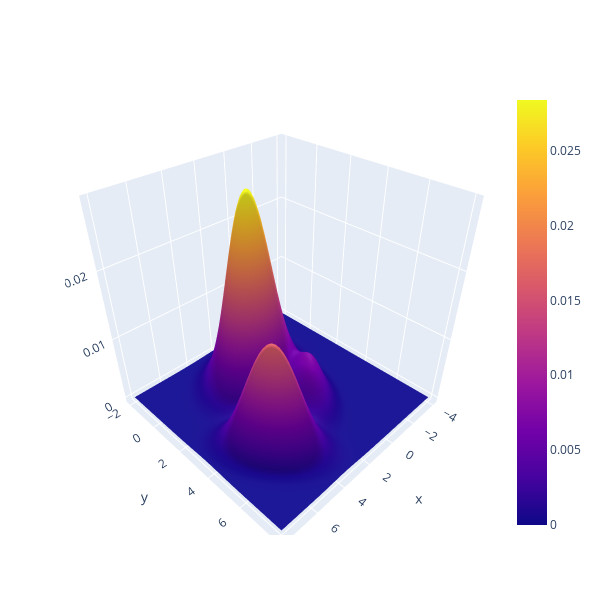

The code cell stored with this chart in its notebook:
### Code cell
# plot a 3d interactive surface plot using plotly
# use same data as above
fig = go.Figure(data=go.Surface(x=X1mix, y=X2mix, z=Zmix))

fig.update_layout(
   
    width=600,
    height=600,
    margin=dict(
        l=65,
        r=50,
        b=65,
        t=90
    )
)
fig.show()

### Figure 1 — Plotly figure (JSON) as saved in the notebook; plotly's stock layout.template omitted (floating-point values rounded to 4 significant figures; data arrays with more than 128 entries replaced by an {"elided": "..."} marker saying what was removed)
{"data": [{"type": "surface", "x": {"elided": "100x100 float values"}, "y": {"elided": "100x100 float values"}, "z": {"elided": "100x100 float values"}}], "layout": {"height": 600, "margin": {"b": 65, "l": 65, "r": 50, "t": 90}, "width": 600}}
